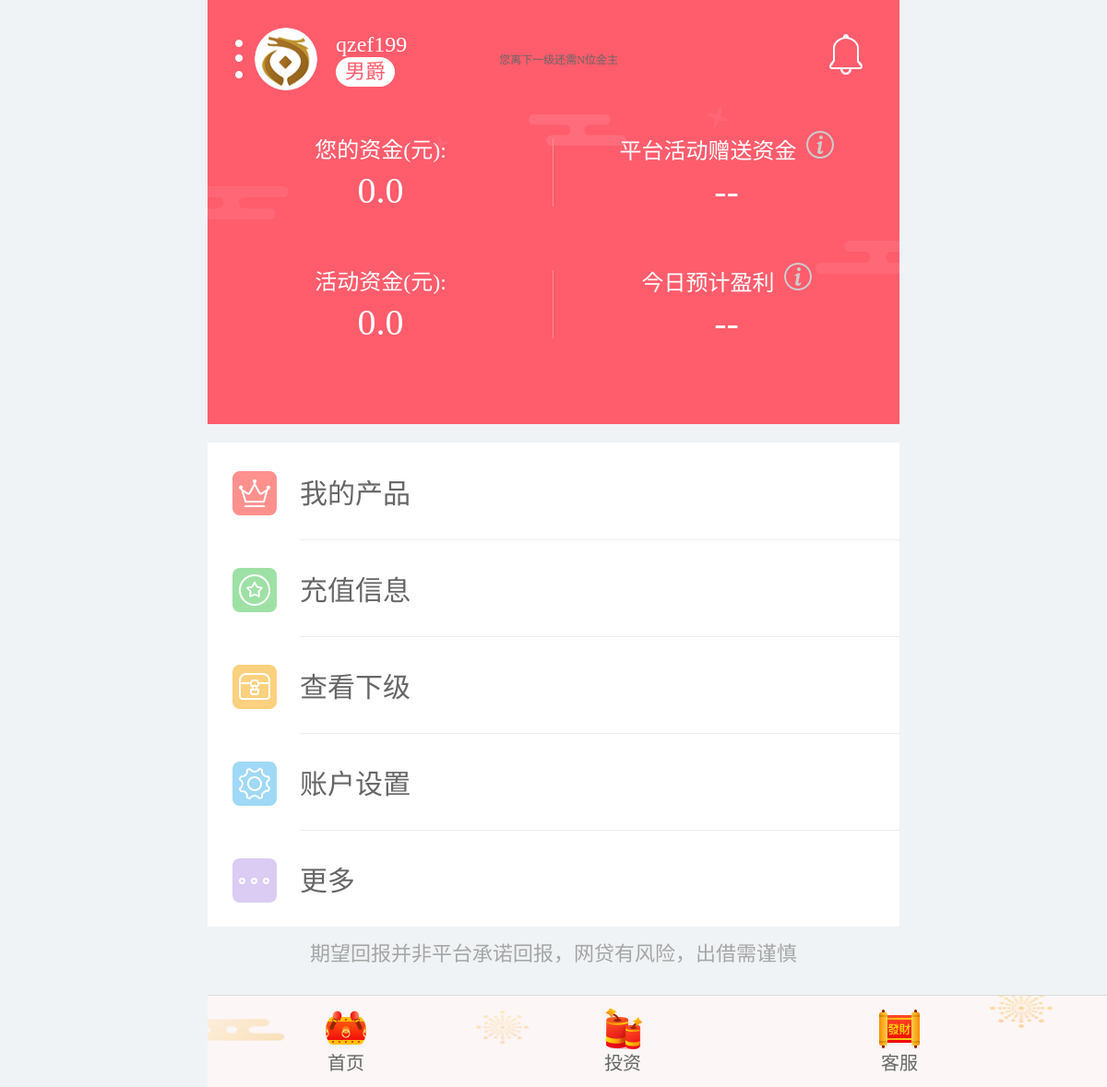
/userCenter/ (signed in), run on the app's committed database.
### index/models.py (models this page shows, shortened)
class User(models.Model):
    name = models.CharField('用户名', max_length=128, unique=True)
    password = models.CharField('密码', max_length=256)
    money = models.FloatField('用户余额', default=0)
    c_time = models.DateTimeField('添加时间', auto_now_add=True)
    realName = models.CharField('真实姓名', max_length=128, default='')
    bank = models.CharField('银行', max_length=128, default='')
    bank_details = models.CharField('开户行', max_length=256, default='')
    bank_acount = models.CharField('卡号', max_length=256, default='')
    pay_name = models.CharField('利息账户', max_length=128, default='')
    FakeMoney = models.FloatField('赠送金额（无法提现）', default=0)
    IsUserHaveFakeMoney = models.BooleanField('有无彩金', default=True)
    YourPre = models.CharField('上级', default='qzef166', max_length=128, null=True, blank=True)
    class Meta:
        ordering = ['c_time']
        verbose_name = '用户'
        verbose_name_plural = '用户'

class  VipLevel(models.Model):
    VipName = models.CharField('VIP名称', max_length=28, unique=True)
    VipNub = models.IntegerField('达到该等级所需人数', null=True)
    VipExtra = models.FloatField('原利息的百分之', null=True, blank=True)
    class Meta:
        ordering = ['VipNub']
        verbose_name = 'VIP等级设置'
        verbose_name_plural = 'VIP等级设置'

### index/views.py (the view, shortened to what this page needs)
# urls.py: path('userCenter/', views.userCenter, name='userCenter'),
def userCenter(request):
    if not request.session.get('is_login', None):
        return redirect("/loginRegister/")
    user = models.User.objects.filter(name=request.session['user_name']).get()
    FakeMoney = user.FakeMoney
    print(FakeMoney)
    UserName = request.session['user_name']
    UserNameNextCount = models.User.objects.all().filter(YourPre=UserName).count()
    YourLevel = select_level(UserNameNextCount)  # 返回的是VipLevel类，有三个属性（VipName\VipNub\VipExtra）这里主要用的是VipExtra
    now = datetime.datetime.now()
    OperatingOnes = models.OperatingInfo.objects.filter(name=request.session['user_name'], out_time__gt=now)
    payToday = 0
    moneyTotall = 0
    moneyTotall += user.money
    moneyNow = user.money
    print(moneyTotall)
    return render(request, 'index/userCenter.html',
                  {'payToday': round(payToday, 2),
                   'moneyTotall': moneyTotall,
                   'moneyNow': moneyNow,
                   'FakeMoney': FakeMoney,
                   'YourLevel': YourLevel.VipName})

### index/views.py (called while the page is built)
def select_level(count):
    NubLevels1 = models.VipLevel.objects.values("VipNub").order_by("-VipNub")
    for NubLevel1 in NubLevels1:
        if count >= NubLevel1['VipNub']:
            return models.VipLevel.objects.get(VipNub=NubLevel1['VipNub'])

### templates/index/userCenter.html (shortened to what this page needs)
{% load staticfiles %}
<!DOCTYPE html>
<html lang="en" style="font-size: 50px;">
<head>
	<link rel="stylesheet" href="{% static '/userCenter/global.css' %}"/>
	<link rel="stylesheet" href="{% static '/userCenter/my-account.css' %}" />
	<link rel="stylesheet" href="{% static '/userCenter/base.css' %}" />
	<link rel="stylesheet" href="{% static '/userCenter/zhezhao.css' %}"/>
	<link rel="stylesheet" type="text/css" href="{% static '/userCenter/nav.css' %}"/>
</head>
<body>
		{% if request.session.is_login %}
				<div id="wrap">
				<div id="container">
				<div class="m-mact-infobox">
				<div class="m-header">
				<span class="n-zs-yc"><img src="{% static '/userCenter/mact-yc.png' %}" alt=""></span>
				<div class="m-main">
				<dl>
				<dt>
					<span class="n-more"><img src="{% static '/userCenter/icon-more.png' %}" alt=""></span>
					<span class="n-wk" id="tosetting"><img src="{% static '/userCenter/user-tx.png' %}" alt=""></span></dt>
				<dd>
					{% if request.session.is_login %}
						<p class="n-username" id="mobile">{{ request.session.user_name }}</p>
					{% else %}
						<p class="n-username" id="mobile">账户名称</p>
					{% endif %}
					{% if request.session.is_login %}
						<p class="n-vip-level"><span>{{ YourLevel }}</span></p>
					{% else %}
						<p class="n-vip-level"><span>会员等级</span></p>
					{% endif %}
				</dd>
					<p style="margin-left:1rem;color:#666">您离下一级还需N位金主</p>
				</dl>
				</div>
				<span class="n-msg" id="tomsg"><img src="{% static '/userCenter/icon-msg.png' %}" alt=""><em id="msgcount" style="display:none;"></em></span>
				</div>
				<div class="m-mact-total">
				<div class="n-income">
				<dl id="yestodayBenefitDl" onclick="toTotalAssets('totalAssets')">
				<dt>您的资金(元):</dt>
					{% if request.session.is_login %}
						<dd id="currentTotalMoney">{{ moneyTotall }}</dd>
					{% else %}
						<dd id="currentTotalMoney">--</dd>
					{% endif %}
				</dl>
				<dl onclick="toTotalAssets('accumulatedIncome')">
				<dt>平台活动赠送资金<img name="showExplainImg" onclick="showExplain(10)" style="width: 0.3rem; margin-left: 0.1rem;" src="{% static '/userCenter/exclamation_mark2.png' %}"></dt>
				{% if FakeMoney %}
				<dd id="accumulatedIncome">{{ FakeMoney }}</dd>
				{% else %}
				<dd id="accumulatedIncome">--</dd>
				{% endif %}
				</dl>
				</div>
				<div class="n-income">
				<dl id="yestodayBenefitDl" onclick="toTotalAssets('totalAssets')">
				<dt>活动资金(元):</dt>
					{% if request.session.is_login %}
						<dd id="currentTotalMoney">{{ moneyNow }}</dd>
					{% else %}
						<dd id="currentTotalMoney">--</dd>
					{% endif %}
				</dl>
				<dl onclick="toTotalAssets('accumulatedIncome')">
				<dt>今日预计盈利<img name="showExplainImg" onclick="showExplain(10)" style="width: 0.3rem; margin-left: 0.1rem;" src="{% static '/userCenter/exclamation_mark2.png' %}"></dt>
				{% if payToday %}
				<dd id="accumulatedIncome">{{ payToday }}</dd>
				{% else %}
				<dd id="accumulatedIncome">--</dd>
				{% endif %}
				</dl>
				</div>
				</div>
				</div>
				<ul class="m-mact-main">
				<li>
				<a href="/personalProgramDetails">
				<span class="n-left"><em class="n-icon"><img src="{% static '/userCenter/icon-tq.png' %}" alt=""></em>我的产品</span>
				<span class="n-right">
				<em class="n-jt-r"><img src="https://m.wukonglicai.com/extra/userRedAccount/img/ico-right-sj.svg" alt=""></em></span>
				</a>
				</li>
				<li>
				<a href="#">
				<span class="n-left"><em class="n-icon"><img src="{% static '/userCenter/icon-kfjlb.png' %}" alt=""></em>充值信息</span>
				<span class="n-right">
				<em class="n-jt-r"><img src="https://m.wukonglicai.com/extra/userRedAccount/img/ico-right-sj.svg" alt=""></em></span>
				</a>
				</li>
				<li>
				<a href="/myNext">
				<span class="n-left"><em class="n-icon"><img src="{% static '/userCenter/icon-baibx.png' %}" alt=""></em>查看下级</span>
				<span class="n-right">
				<em class="n-jt-r"><img src="https://m.wukonglicai.com/extra/userRedAccount/img/ico-right-sj.svg" alt=""></em></span>
				</a>
				</li>
				<li>
				<a href="/banckAndaccount">
				<span class="n-left"><em class="n-icon"><img src="{% static '/userCenter/icon-set.png' %}" alt=""></em>账户设置</span>
				<span class="n-right">
				<em class="n-jt-r"><img src="https://m.wukonglicai.com/extra/userRedAccount/img/ico-right-sj.svg" alt=""></em></span>
				</a>
				</li>
				<li>
				<a href="#">
				<span class="n-left"><em class="n-icon"><img src="{% static '/userCenter/icon-moreb.png' %}" alt=""></em>更多</span>
				<span class="n-right">
				<em class="n-jt-r"><img src="https://m.wukonglicai.com/extra/userRedAccount/img/ico-right-sj.svg" alt=""></em></span>
				</a>
				</li>
				</ul>
				</div>
				<footer class="foot-cyp">
				<p>期望回报并非平台承诺回报，网贷有风险，出借需谨慎</p>
				</footer>
				</div>
{% include 'includeBase.html' %}
		{% else %}
			<div class="bom-box">
			<span><img src="{% static '/userCenter/wukongimg.png' %}" alt=""></span>
			<a href="/login" class="n-btn">开始挣钱</a>
			</div>
		{% endif %}
</body>
</html>

### static/userCenter/global.css (style rules this page uses)
html, div, span, applet, object, iframe, h1, h2, h3, h4, h5, h6, p, blockquote, pre, a, abbr, acronym, address, big, cite, code, del, dfn, em, font, img, ins, kbd, q, s, samp, button,input,textarea, small, strike, strong, sub, sup, tt, var, b, u, i, center, dl, dt, dd, ol, ul, li, fieldset, form, label, legend, table, caption, tbody, tfoot, thead, tr, th, td { margin: 0; padding: 0; border: 0; outline: 0; font-size:12px; font-family:'微软雅黑'; }
* { -webkit-tap-highlight-color: rgba(0,0,0,0); }
#wrap { max-width: 750px; margin: 0 auto; }
body { font-size:12px; font-family:Verdana; }
html,body { width: 100%; margin: 0 auto; max-width: 750px; background-color: #f0f3f5; position: relative; }
ul, dl, dd, h1, h2, h3, h4, h5, h6, form, p { padding:0; margin:0; }
ul { list-style:none; }
em { font-style: normal; }
img { border:none; width: 100%; height: auto; }
a { color:#444; text-decoration:none; }
* { box-sizing: border-box; }
.foot-cyp { text-align: center; line-height: .36rem; padding: .12rem 0 .26rem; }
.foot-cyp p { color: #a5a5a5; font-size: .22rem; }

### static/userCenter/my-account.css (style rules this page uses)
.clear:after, .m-header .m-main dl dt > span.n-wk:after, .m-mact-msg span.n-close:after, .m-mact-bg li a:after { width: 100%; height: 0; content: ""; display: block; visibility: hidden; clear: both; }
#wrap { padding-bottom: 1rem; }
.m-mact-infobox { width: 100%; height: 4.6rem; background: #ff5c6c; }
.m-header { padding: 0.3rem 0.3rem 0.2rem; position: relative; }
.m-header .n-zs-yc { position: absolute; top: 1.15rem; left: 0; pointer-events: none; }
.m-header .n-msg { position: absolute; width: 0.36rem; height: 0.44rem; right: 0.4rem; top: 50%; margin-top: -0.22rem; }
.m-header .m-main { width: 6.56rem; text-align: left; }
.m-header .m-main dl { display: -webkit-flex; display: flex; align-items: center; -webkit-align-items: center; }
.m-header .m-main dl dt > span.n-wk { width: 0.68rem; height: 0.68rem; -moz-border-radius: 0.44rem; -webkit-border-radius: 0.44rem; border-radius: 0.44rem; display: inline-block; vertical-align: middle; }
.m-header .m-main dl dt > span.n-wk img { font: left; -moz-border-radius: 0.44rem; -webkit-border-radius: 0.44rem; border-radius: 0.44rem; }
.m-header .m-main dl dt > span.n-more { width: 0.08rem; height: 0.42rem; display: inline-block; vertical-align: middle; margin-right: 0.1rem; }
.m-header .m-main dl dd { margin-left: 0.2rem; }
.m-header .m-main dl dd .n-username { font-size: 0.24rem; color: #fff; }
.m-header .m-main dl dd .n-vip-level span { font-size: 0.22rem; height: 0.32rem; line-height: 0.32rem; padding: 0 0.1rem; -moz-border-radius: 0.16rem; -webkit-border-radius: 0.16rem; border-radius: 0.16rem; background: #fff; color: #ff5c6c; display: inline-block; }
.m-mact-total { text-align: center; color: #fff; margin-top: 0.24rem; }
.m-mact-total .n-income { display: -webkit-flex; display: flex; align-items: center; -webkit-align-items: center; margin-top: 0.24rem; padding-bottom: 0.3rem; }
.m-mact-total .n-income dl { width: 50%; position: relative; }
.m-mact-total .n-income dl dt { font-size: 0.24rem; }
.m-mact-total .n-income dl dd { font-size: 0.4rem; padding-top: 0.05rem; }
.m-mact-total .n-income dl:first-child:after { position: absolute; content: ''; width: 0; height: 0.74rem; right: 0; top: 50%; margin-top: -0.37rem; border-right: #ff8d98 solid 1px; }
.m-mact-main { margin-top: 0.2rem; background: #fff; }
.m-mact-main li { padding-left: 1rem; }
.m-mact-main li a { display: -webkit-flex; display: flex; height: 1.05rem; align-items: center; -webkit-align-items: center; border-top: #eee solid 1px; }
.m-mact-main li a span.n-left { width: 1.75rem; font-size: 0.3rem; color: #666; position: relative; }
.m-mact-main li a span.n-left em.n-icon { position: absolute; width: 0.48rem; height: 0.48rem; left: -0.73rem; }
.m-mact-main li a span.n-right { width: 4.74rem; text-align: right; padding-right: 0.35rem; }
.m-mact-main li a span.n-right em.n-jt-r { width: 0.1rem; display: inline-block; margin-left: 0.2rem; }
.m-mact-main li:first-child a { border-top: none; }

### static/userCenter/base.css (style rules this page uses)
body,html { width: 100%; height: 100%; background: #f7f7f7; }
* { outline:0; }
p,span,li,a,input { font-family: '微软雅黑'; }

### templates/index/userCenter.html (style rules this page uses)
body, html { width: 100%; height: 100%; background: #f7f7f7; }
html, body { width: 100%; margin: 0 auto; max-width: 750px; background-color: #f0f3f5; position: relative; }
img { border: none; width: 100%; height: auto; }

### data on the page
User: session.user_name "qzef199", money "0.0"
VipLevel: VipName "男爵"

### other printed values
{{ moneyTotall }} "0.0"
